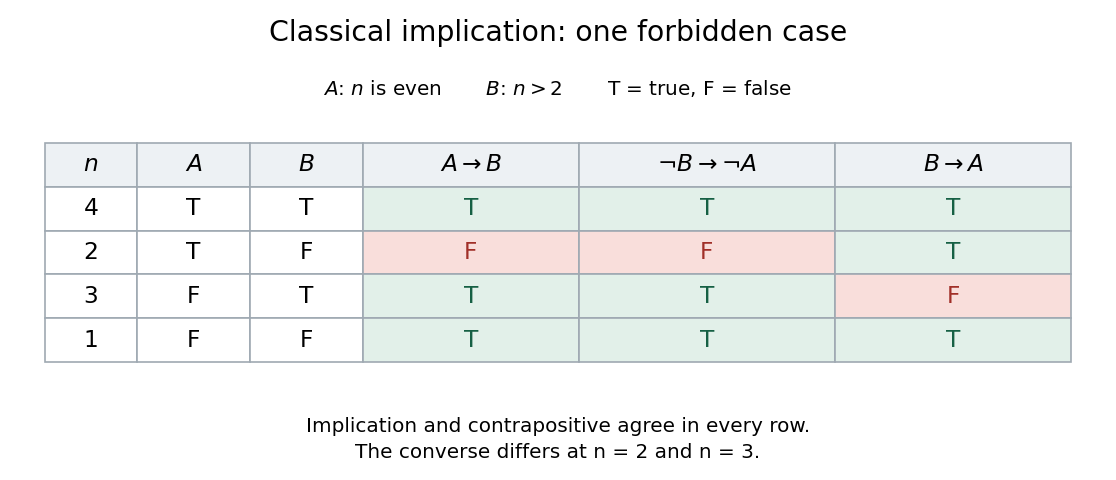

Source code (Python):
"""Generate logical-implication-truth-table.png in cwd.

Tested with Python 3.14.4, numpy 2.3.5, matplotlib 3.10.7.
"""

from pathlib import Path

import matplotlib

matplotlib.use("Agg")
import matplotlib.pyplot as plt


def main():
    numbers = [4, 2, 3, 1]
    rows = []
    implications = []
    converses = []
    for n in numbers:
        a, b = n % 2 == 0, n > 2
        implication = not a or b
        contrapositive = b or not a
        converse = not b or a
        assert implication == contrapositive
        implications.append(implication)
        converses.append(converse)
        rows.append([str(n)] + ["T" if x else "F" for x in
                                (a, b, implication, contrapositive, converse)])
    assert implications == [True, False, True, True]
    assert converses == [True, True, False, True]
    fig, ax = plt.subplots(figsize=(9.3, 4.0), dpi=120, facecolor="white")
    ax.axis("off")
    fig.suptitle("Classical implication: one forbidden case", fontsize=17, y=.96)
    ax.set_title(r"$A$: $n$ is even       $B$: $n>2$       T = true, F = false",
                 fontsize=12, pad=15)
    table = ax.table(cellText=rows,
                     colLabels=[r"$n$", r"$A$", r"$B$", r"$A\to B$",
                                r"$\neg B\to\neg A$", r"$B\to A$"],
                     colWidths=[.09, .11, .11, .21, .25, .23],
                     cellLoc="center", bbox=[0, .16, 1, .76])
    table.auto_set_font_size(False)
    table.set_fontsize(14)
    for (row, col), cell in table.get_celld().items():
        cell.set_edgecolor("#9fa9b2")
        if row == 0:
            cell.set_facecolor("#edf1f4")
        elif col >= 3:
            true = rows[row - 1][col] == "T"
            cell.set_facecolor("#e2f0e9" if true else "#f9dedb")
            cell.set_text_props(color="#166044" if true else "#a12f28")
    fig.text(.5, .10, "Implication and contrapositive agree in every row.",
             ha="center", fontsize=12)
    fig.text(.5, .045, "The converse differs at n = 2 and n = 3.",
             ha="center", fontsize=12)
    fig.subplots_adjust(left=.04, right=.96, top=.75, bottom=.15)
    fig.savefig(Path.cwd() / "logical-implication-truth-table.png",
                facecolor="white", transparent=False)
    plt.close(fig)


if __name__ == "__main__":
    main()
